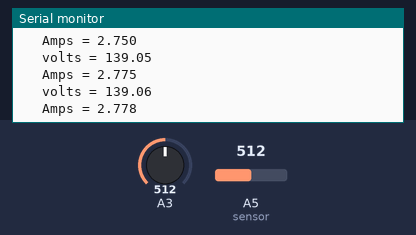
Recording of a sketch running on a simulated Arduino Uno, built with avr-gcc and run on an emulated ATmega328P. On the bench: the last lines printed to the serial monitor. The inputs (shaded band) are chosen by the test bench; at power-on: A3 = 512, A5 (sensor) = 512.

Above: at 1.2 s.
1.3 s: A3 set to 716
At 1.42 s:
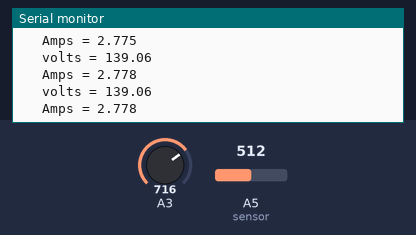
2.8 s: A5 (sensor) set to 716
At 2.83 s:
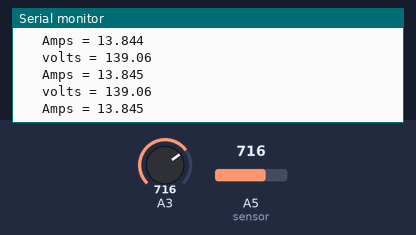
4.3 s: A3 set to 900
At 4.46 s:
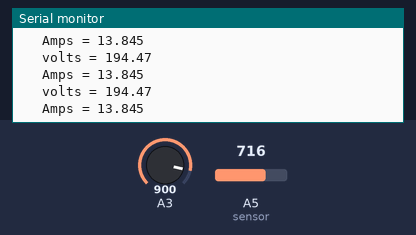
5.8 s: A5 (sensor) set to 900
At 7.38 s:
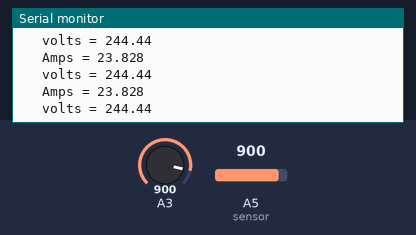
Timing chart, 0 to 8.3 s (numbered marks = the images above; inputs shaded):
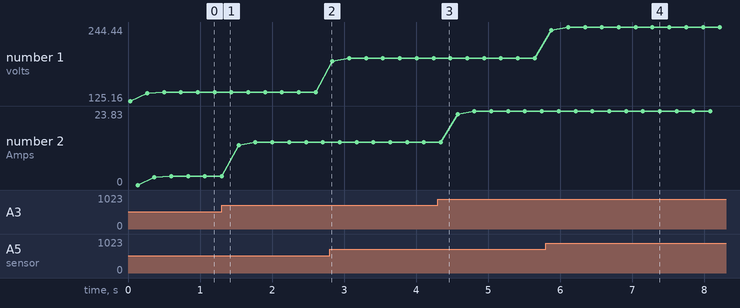

The sketch:

combined_1.ino
```cpp
float raw_data=0,raw_data_sample,v_5,v_12,v_220,raw_data_c=0,val,final_current,final_current_amps;

void setup() {
  Serial.begin(9600);
  pinMode(A5,INPUT);
   pinMode(3,INPUT);

}

void loop() {
//raw_data=analogRead(A5);
//Serial.println(raw_data);
//delay(10);
 for(int i=0;i<10;i++)
  {
    raw_data+=analogRead(A5);  //read the voltage from the sensor
    raw_data_c+=analogRead(3); //read the current from sensor

    delay(2);
  }
  //voltage calib
   raw_data=raw_data/10;
   //Serial.println(raw_data);
   //Serial.println(raw_data_sample);
   delay(10);
   v_5=(5*raw_data)/900;
   v_12=(12*v_5)/5;
   v_220=(220*v_12)/12;
   Serial.print("\t volts = "); // shows the voltage measured
   Serial.println(v_220);
   delay(100);
// raw_data=0;
//current calib
raw_data_c=raw_data_c/10;
val =(5.0*raw_data_c)/1024.0;
final_current =val-2.5; // offset voltage is 2.5v
final_current_amps = final_current*10;
Serial.print("\t Amps = "); // shows the voltage measured
Serial.println(final_current_amps,3);
delay(100);

}
```

Measured:
- after the input at 5.8 s, the serial monitor: prints a new line after 0.08 s (image 4)
- plotted number 1: 139.06 → 194.47 after the input at 2.8 s, 194.47 → 244.44 after the input at 5.8 s
- plotted number 2: 2.78 → 13.85 after the input at 1.3 s, 13.85 → 23.83 after the input at 4.3 s
